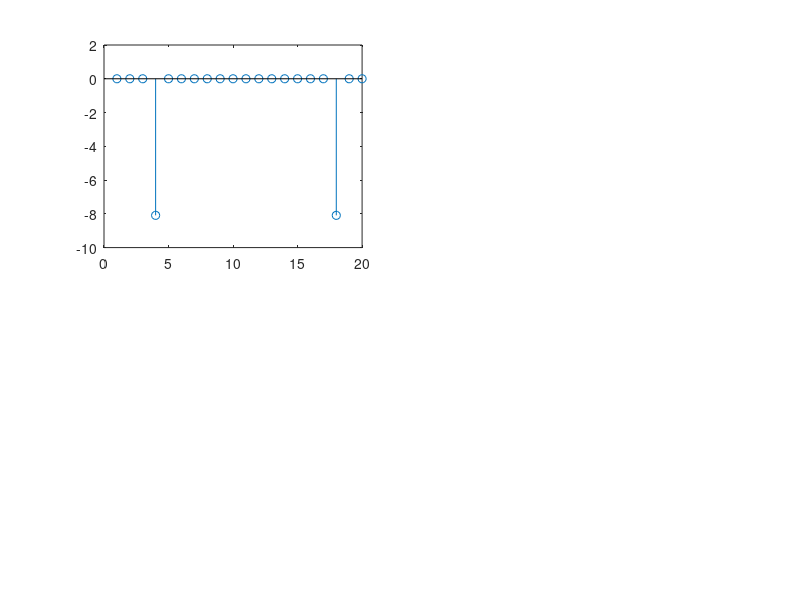

MATLAB code for this plot: (Note: this script raises an error after producing the figure.)

N = 20;
w0 = 3*pi/10;
x = 0:1:19;
X = sin(w0*(x-1));

Y = fft(X,N);

figure()
subplot(2,2,1);
stem(Y);
sgtitle("X[n] = sin(w0(n-1))");
title("sequence");
xlabel("w");
ylabel("Magnitude");

subplot(2,2,2);
stem(abs(Y));
title("Magnitude");
xlabel("w");
ylabel("Magnitude");

subplot(2,2,[3,4]);
stem(angle(Y));
title("Phase");
xlabel("w");
ylabel("phase");